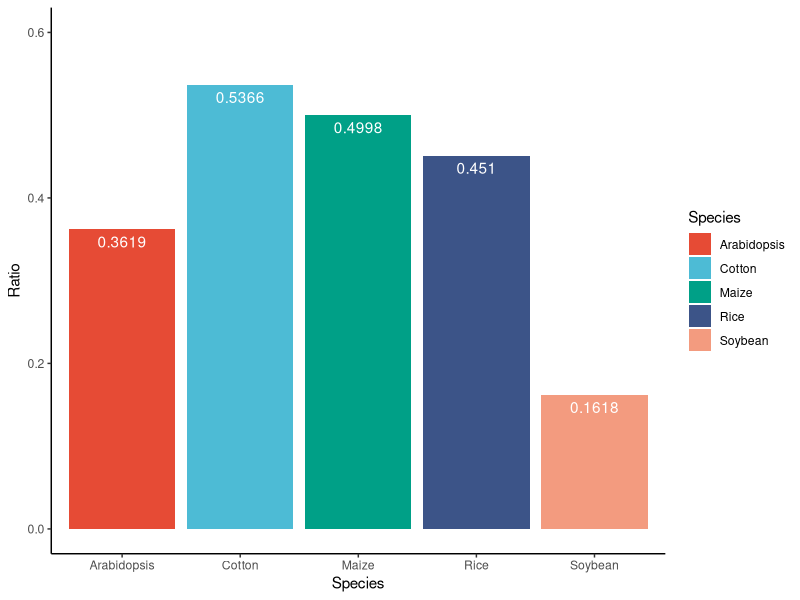
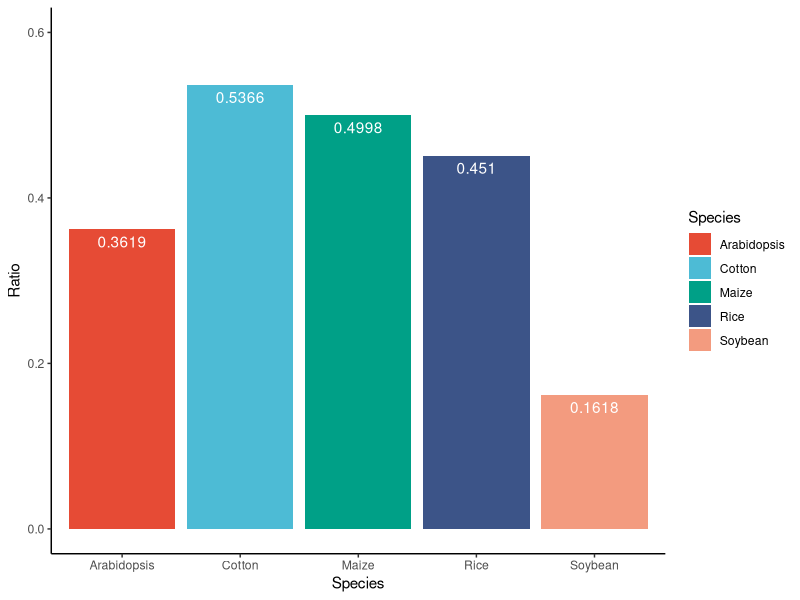

Write R code to recreate these figures, in order.
# Ribo-Seq in five species for uORF in aTSS file 

library(ggplot2)
library(ggsci)
df <- data.frame(Species = c('Arabidopsis', 'Cotton', 'Rice', 'Maize', 'Soybean'), 
                 Ratio = c(0.3619, 0.5366, 0.4510, 0.4998, 0.1618))
setwd('/Users/zhusitao/R_workspace/R_script/project/TSS_annotation/Ribo_Seq/')
ggplot(data = df, aes(x = Species, y =Ratio, fill = Species)) + 
  geom_bar(stat = 'identity') + theme_classic() + scale_fill_npg() +
  geom_text(aes(label = Ratio), vjust = 1.5, colour = "white") + ylim(0,0.6)
ggsave('aTSS_Ribo_Seq.pdf',width = 8, height = 6,units = 'in',dpi=300)
